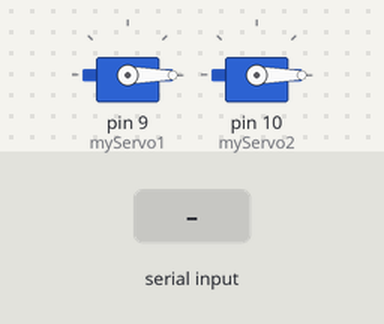
The sketch below on a simulated Arduino Uno, built with avr-gcc and run on an emulated ATmega328P. On the bench: 2 × servo. The test bench sets the inputs (shaded band).

Above: at 1.2 s.
1.3 s: byte 30 received over Serial
At 1.8 s:
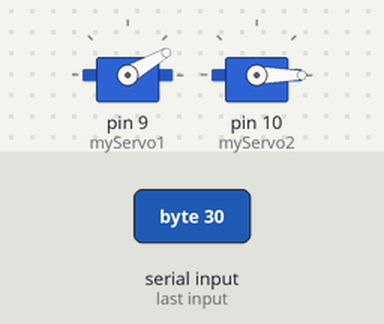
2.8 s: byte 90 received over Serial
At 4.0 s:
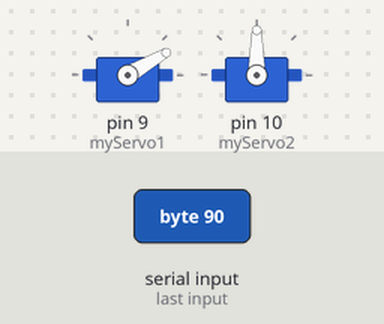
4.3 s: byte 120 received over Serial
At 5.2 s:
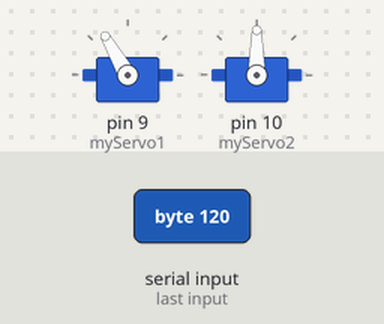
5.8 s: byte 30 received over Serial
At 6.4 s:
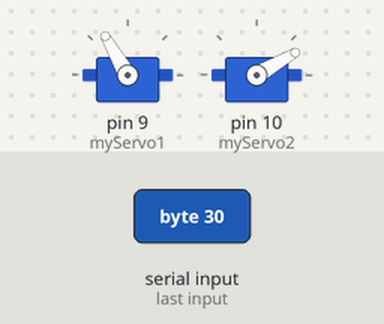
7.3 s: byte 90 received over Serial
At 8.5 s:
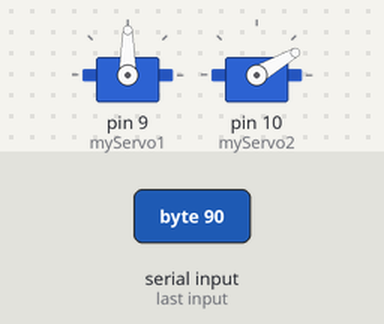
8.8 s: byte 120 received over Serial
At 9.9 s:
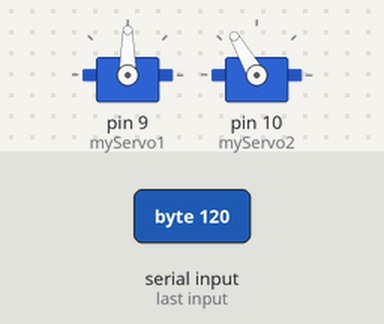
Timing chart, 0 to 11.3 s (numbered marks = the images above; inputs shaded):
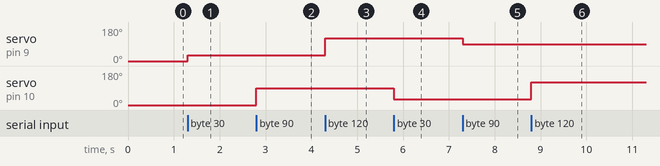

The sketch:

onlyservo.ino
```cpp
#include "AFMotor.h"
#include <Servo.h>

AF_Stepper Stepper1(20,2); // #2  M3,M4

Servo myServo1;
Servo myServo2;
//int handPos;

int currentValue = 0;
int values[] = {0,0};
int angle1 = 0,angle2 = 0;
void setup() {
  myServo1.attach(9);
  myServo2.attach(10);
  Stepper1.setSpeed(960);
  Serial.begin(9600);
  myServo1.write(0);
  myServo2.write(0);
}
void loop() {


  if (Serial.available()) {

    int incomingValue = Serial.read();
    values[currentValue] = incomingValue;

    currentValue++;
    if(currentValue > 1){
      currentValue = 0;
    }

    myServo1.write(values[0]);
    myServo2.write(values[1]);


   /*angle1 = Serial.read();
    Serial.println(angle1);
    myServo1.write(angle1);
    angle2 = Serial.read();
    Serial.println(angle2);
    myServo2.write(angle2);*/

  }


}
```

Measured:
- after the input at 1.3 s, servo on pin 9 (myServo1): 0° → 30° at once
- after the input at 2.8 s, servo on pin 10 (myServo2): 0° → 90° at once
- after the input at 4.3 s, servo on pin 9 (myServo1): 30° → 120° at once
- after the input at 5.8 s, servo on pin 10 (myServo2): 90° → 30° at once
- after the input at 7.3 s, servo on pin 9 (myServo1): 120° → 90° at once
- after the input at 8.8 s, servo on pin 10 (myServo2): 30° → 120° at once
